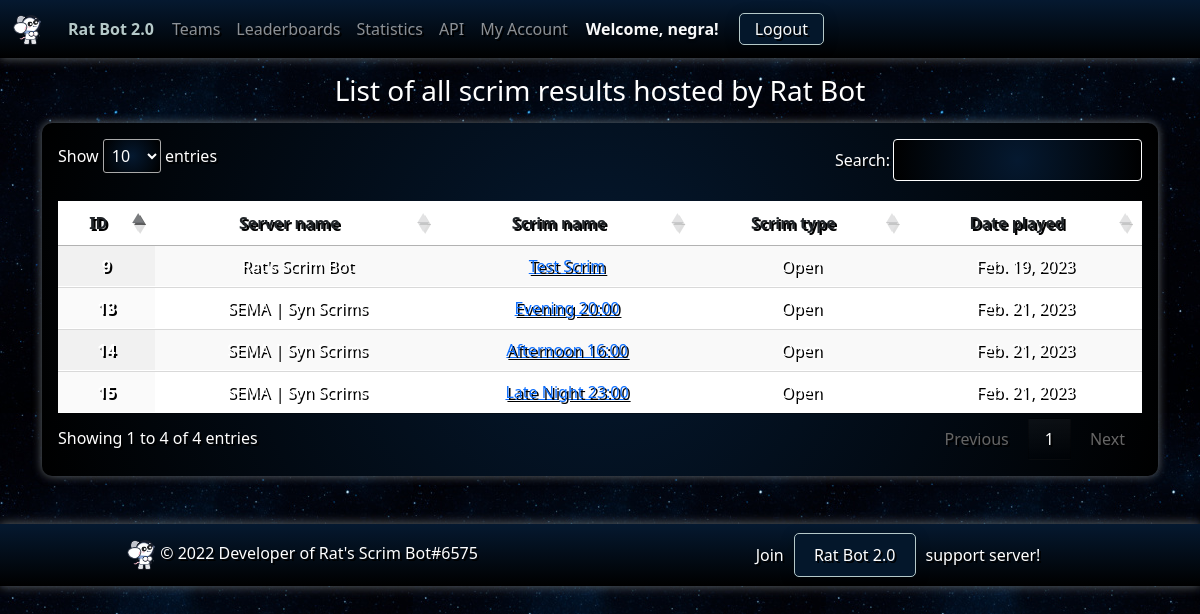
The page /leaderboards (signed in) on the database as committed earlier.
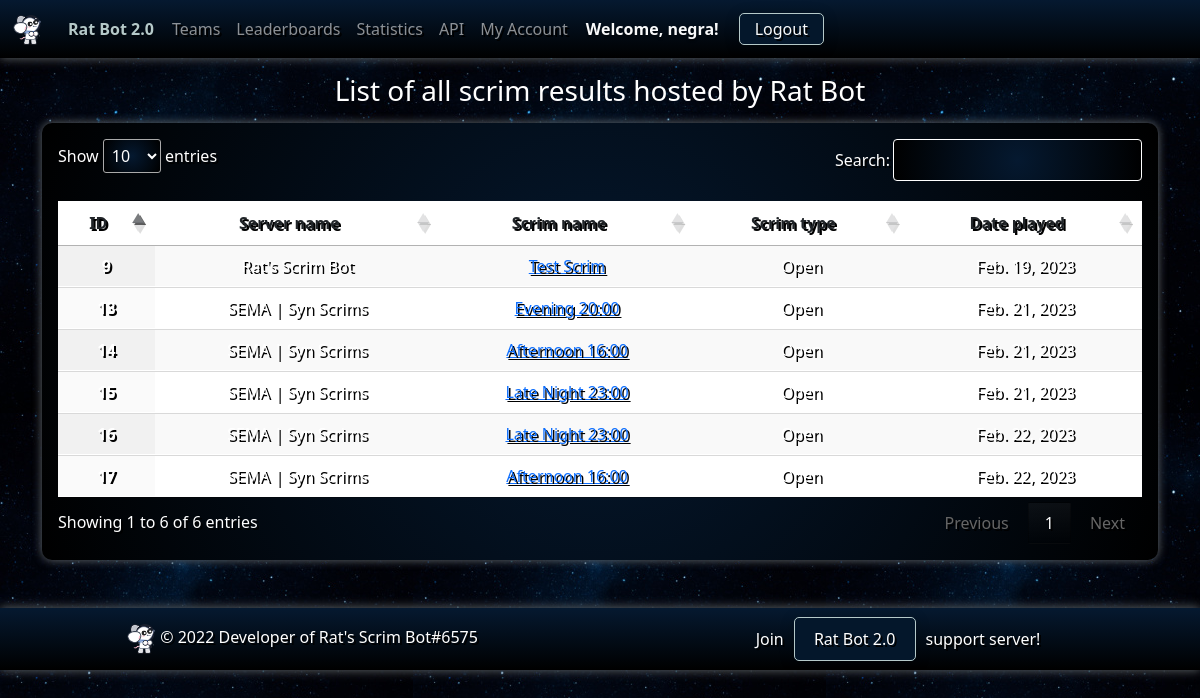
The same page on the database as committed later.
### ratbotapp/models.py (models this page shows, shortened)
class Result(models.Model):
    id = models.AutoField(primary_key=True)
    generated_by = models.CharField(default="", max_length=100)  # id of person who used %sheet results last
    server = models.ForeignKey(Server, on_delete=models.RESTRICT, default=None)
    scrim_name = models.CharField(default="", max_length=100)
    class ScrimType(models.TextChoices):
        PRO = 'pro', 'Pro'
        OPEN = 'open', 'Open'
        TOUR = 'tour', 'Tournament'
    scrim_type = models.CharField(
        max_length=4,
        choices=ScrimType.choices,
        default=ScrimType.OPEN,
    )
    date_played = models.DateField()
    time_played = models.TimeField()
    created_at = models.DateTimeField(auto_now_add=True)
    updated_at = models.DateTimeField(auto_now=True)
    def get_scrim_type(self) -> ScrimType:
        return self.ScrimType(self.scrim_type)

class Server(models.Model):
    id = models.AutoField(primary_key=True)
    guild_id = models.IntegerField(unique=True)
    guild_name = models.CharField(default="", max_length=100)
    membership = models.ForeignKey(Membership, on_delete=models.RESTRICT, null=True)
    membership_start_date = models.DateTimeField(null=True, blank=True)
    membership_end_date = models.DateTimeField(null=True, blank=True)
    profile_image = models.ImageField(upload_to='server_images/', null=True, blank=True)
    created_at = models.DateTimeField(auto_now_add=True)
    updated_at = models.DateTimeField(auto_now=True)

### ratbotapp/views.py (the view)
# urls.py: path('leaderboards', views.leaderboards_page, name='leaderboards'),
@csrf_exempt
@login_required(login_url="/accounts/discord/login")
def leaderboards_page(request):
    print("======== STARTED leaderboards_page() =======")
    print(str(BASE_DIR) + "/api/oauth2/login/redirect")
    results = Result.objects.all()
    return render(request, 'ratbot/leaderboards.html', {
        'results': results
    })

### ratbotapp/templates/ratbot/leaderboards.html (shortened to what this page needs)
{% extends 'ratbot/base/base.html' %}
{% load static %}
{% block body %}
<div class="container">
    <div class="row mt-3 mb-2">
        <h3 class="text-center">List of all scrim results hosted by Rat Bot</h3>
    </div>
    <div class="gradient-2 p-3">
    <table id="results" class="table table-striped display" width="100%">
        <thead  class="gradient" style="color:white;">
        <tr>
            <th scope="col" class="dt-center">ID</th>
            <th scope="col" class="dt-center">Server name</th>
            <th scope="col" class="dt-center">Scrim name</th>
            <th scope="col" class="dt-center">Scrim type</th>
            <th scope="col" class="dt-center">Date played</th>
        </tr>
        </thead>
        <tbody>
        {% for result in results %}
        <tr>
            <th scope="row" class="dt-center" style="color:white;">{{ result.pk }}</th>
            <td class="dt-center" style="color:white;">{{ result.server.guild_name }}</td>
            <td class="dt-center" style="color:white;"><a href="{% url 'results_detail' result.pk %}">{{ result.scrim_name }}</a></td>
            <td class="dt-center" style="color:white;">{{ result.get_scrim_type.label }}</td>
            <td class="dt-center" style="color:white;">{{ result.date_played }}</td>
        </tr>
        {% endfor %}
        </tbody>
    </table>
        </div>
</div>
{% endblock %}

Rows that differ between the two databases and show on the page:
added Result: pk "16", server.guild_name "SEMA | Syn Scrims", scrim_name "Late Night 23:00", get_scrim_type.label "Open", date_played "Feb. 22, 2023"
added Result: pk "17", server.guild_name "SEMA | Syn Scrims", scrim_name "Afternoon 16:00", get_scrim_type.label "Open", date_played "Feb. 22, 2023"
Other text that changed with them:
text written by a page script: "Show entries Search: Showing 1 to 4 of 4 entries Previous 1 Next" → "Show entries Search: Showing 1 to 6 of 6 entries Previous 1 Next"
